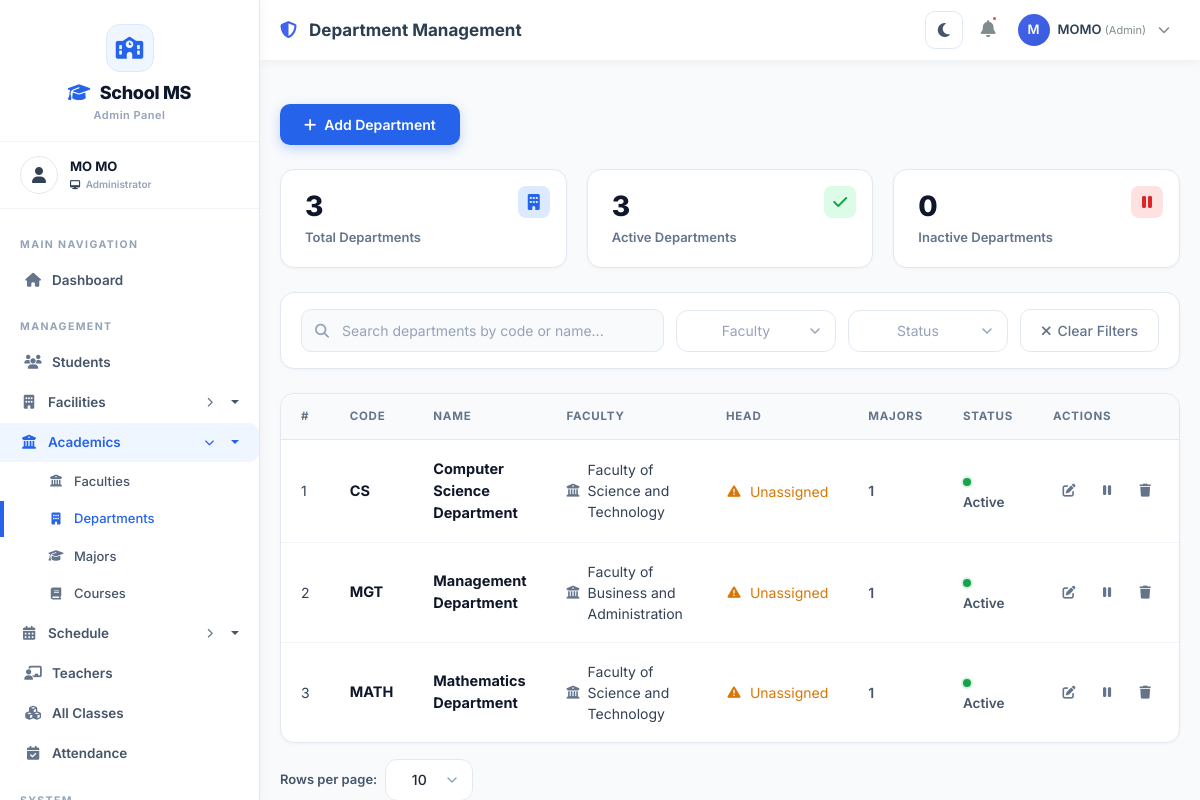
Page /courses/departments/ (signed in) on the committed database.
### accounts/models.py (models this page shows, shortened)
class User(AbstractUser):
    ROLE_CHOICES = [
        ('admin', 'Admin'),
        ('teacher', 'Teacher'),
        ('student', 'Student'),
    ]
    role = models.CharField(max_length=50, choices=ROLE_CHOICES, default='student')
    is_active = models.BooleanField(default=True)
    phone = models.CharField(max_length=15, blank=True, null=True)
    address = models.TextField(blank=True, null=True)
    profile_picture = models.ImageField(upload_to='profile_pics/', blank=True, null=True)
    date_joined = models.DateTimeField(auto_now_add=True)

### courses/models.py (models this page shows, shortened)
class Department(models.Model):
    name = models.CharField(max_length=200)
    code = models.CharField(max_length=20, unique=True)
    description = models.TextField(blank=True, null=True)
    faculty = models.ForeignKey(Faculty, on_delete=models.CASCADE, related_name='departments')
    head = models.ForeignKey(Teacher, on_delete=models.SET_NULL, null=True, blank=True, related_name='departments')
    is_active = models.BooleanField(default=True)
    created_at = models.DateTimeField(auto_now_add=True)
    updated_at = models.DateTimeField(auto_now=True)
    class Meta:
        ordering = ['name']

class Faculty(models.Model):
    name = models.CharField(max_length=200)
    code = models.CharField(max_length=20, unique=True)
    description = models.TextField(blank=True, null=True)
    dean = models.ForeignKey(Teacher, on_delete=models.SET_NULL, null=True, blank=True, related_name='faculties')
    is_active = models.BooleanField(default=True)
    created_at = models.DateTimeField(auto_now_add=True)
    updated_at = models.DateTimeField(auto_now=True)
    class Meta:
        verbose_name_plural = "Faculties"
        ordering = ['name']

### courses/views.py (the view, shortened to what this page needs)
# urls.py: path('departments/', views.department_list, name='department_list'),
@login_required
@admin_required
def department_list(request):
    departments = Department.objects.all()
    form = DepartmentSearchForm(request.GET or None)
    per_page = request.GET.get('per_page', '10')
    try:
        per_page = int(per_page)
    except (TypeError, ValueError):
        per_page = 10
    if per_page not in (5, 10, 20):
        per_page = 10
    paginator = Paginator(departments, per_page)
    page = request.GET.get('page')
    departments_page = paginator.get_page(page)
    context = {
        'departments': departments_page,
        'per_page': per_page,
        'form': form,
        'faculties': Faculty.objects.filter(is_active=True).order_by('name'),
        'total': Department.objects.count(),
        'active': Department.objects.filter(is_active=True).count(),
        'inactive': Department.objects.filter(is_active=False).count(),
    }
    return render(request, 'Backend/admin/department/department_list.html', context)

### templates/Backend/admin/department/department_list.html (shortened to what this page needs)
{% extends 'Backend/layouts/admin_layout.html' %}
{% load static %}
{% block page_title %}Department Management{% endblock %}
{% block content %}
<div class="page-header">
    <a href="{% url 'courses:department_add' %}" class="btn-add-class">
        <i class="fas fa-plus"></i> Add Department
    </a>
</div>
<div class="kpi-grid">
    <div class="kpi-card">
        <div class="kpi-badge blue">
            <i class="fas fa-building"></i>
        </div>
        <div class="kpi-number" id="totalCount">{{ total|default:0 }}</div>
        <div class="kpi-label">Total Departments</div>
    </div>
    <div class="kpi-card">
        <div class="kpi-badge green">
            <i class="fas fa-check"></i>
        </div>
        <div class="kpi-number" id="activeCount">{{ active|default:0 }}</div>
        <div class="kpi-label">Active Departments</div>
    </div>
    <div class="kpi-card">
        <div class="kpi-badge red">
            <i class="fas fa-pause"></i>
        </div>
        <div class="kpi-number" id="inactiveCount">{{ inactive|default:0 }}</div>
        <div class="kpi-label">Inactive Departments</div>
    </div>
</div>
<div class="filter-bar">
    <div class="search-wrapper">
        <i class="fas fa-search"></i>
        <input type="text" class="search-input" id="searchInput" placeholder="Search departments by code or name...">
    </div>
    <button class="btn-clear" id="clearFiltersBtn">
        <i class="fas fa-times"></i> Clear Filters
    </button>
</div>
<div class="table-container">
    <div class="table-responsive">
        <table class="data-table">
            <thead>
                <tr>
                    <th style="width: 50px;">#</th>
                    <th>Code</th>
                    <th>Name</th>
                    <th>Faculty</th>
                    <th>Head</th>
                    <th>Majors</th>
                    <th>Status</th>
                    <th style="width: 120px;">Actions</th>
                </tr>
            </thead>
            <tbody id="tableBody">
                {% for dept in departments %}
                <tr class="department-row" data-code="{{ dept.code|lower }}" data-name="{{ dept.name|lower }}"
                    data-faculty="{{ dept.faculty.id }}"
                    data-status="{% if dept.is_active %}active{% else %}inactive{% endif %}">
                    <td>{{ forloop.counter }}</td>
                    <td>
                        <span class="row-title">{{ dept.code }}</span>
                    </td>
                    <td>
                        <span class="row-title">{{ dept.name }}</span>
                    </td>
                    <td>
                        <span class="icon-text"><i class="fas fa-university"></i> {{ dept.faculty.name }}</span>
                    </td>
                    <td>
                        {% if dept.head %}
                        <span class="icon-text"><i class="fas fa-user"></i> {{ dept.head.get_full_name }}</span>
                        {% else %}
                        <span class="icon-text unassigned"><i class="fas fa-exclamation-triangle"></i> Unassigned</span>
                        {% endif %}
                    </td>
                    <td>
                        <span style="font-weight: 600; color: #475569;">{{ dept.majors.count }}</span>
                    </td>
                    <td>
                        <span class="status-text">
                            <span class="status-dot {% if dept.is_active %}active{% else %}inactive{% endif %}"></span>
                            {% if dept.is_active %}Active{% else %}Inactive{% endif %}
                        </span>
                    </td>
                    <td>
                        <div class="action-icons">
                            <a href="{% url 'courses:department_edit' dept.pk %}" class="action-icon edit" title="Edit" data-bs-toggle="tooltip">
                                <i class="fas fa-edit"></i>
                            </a>
                            <a href="{% url 'courses:department_toggle_status' dept.pk %}" class="action-icon toggle" title="Toggle Status" data-bs-toggle="tooltip" onclick="return confirm('Are you sure?')">
                                <i class="fas {% if dept.is_active %}fa-pause{% else %}fa-play{% endif %}"></i>
                            </a>
                            <a href="{% url 'courses:department_delete' dept.pk %}" class="action-icon delete" title="Delete" data-bs-toggle="tooltip" onclick="return confirm('Are you sure you want to delete this department?')">
                                <i class="fas fa-trash"></i>
                            </a>
                        </div>
                    </td>
                </tr>
                {% endfor %}
            </tbody>
        </table>
    </div>
</div>
<div class="per-page-selector">
    <label for="perPageSelect">Rows per page:</label>
</div>
{% endblock %}

### templates/Backend/layouts/admin_layout.html (shortened to what this page needs)
{% load static %}
<!DOCTYPE html>
<html lang="en">
<head>
    <link href="https://cdn.jsdelivr.net/npm/bootstrap@5.3.0/dist/css/bootstrap.min.css" rel="stylesheet">
    <link rel="stylesheet" href="https://cdnjs.cloudflare.com/ajax/libs/font-awesome/6.4.0/css/all.min.css">
    <link rel="stylesheet" href="{% static 'css/theme.css' %}?v=20260714e">
</head>
<body>
    <div class="sidebar" id="sidebar">
        <div class="sidebar-brand">
            <div class="brand-icon">
                <i class="fas fa-school"></i>
            </div>
            <h3><i class="fas fa-graduation-cap"></i> School MS</h3>
            <small>Admin Panel</small>
        </div>
        <div class="sidebar-user">
            <div class="avatar">
                <i class="fas fa-user"></i>
            </div>
            <div class="user-info">
                <div class="name">{{ user.get_full_name|default:user.username }}</div>
                <div class="role"><i class="fas fa-desktop"></i> Administrator</div>
            </div>
        </div>
        <div class="sidebar-menu-wrapper">
            <ul class="sidebar-menu">
                <li class="menu-header">MAIN NAVIGATION</li>
                <li>
                    <a href="{% url 'accounts:dashboard' %}"
                        class="menu-link {% if request.resolver_match.url_name == 'dashboard' %}active{% endif %}">
                        <i class="fas fa-home"></i> Dashboard
                    </a>
                </li>
                <li class="menu-header">MANAGEMENT</li>
                <li>
                    <a href="{% url 'students:student_list' %}"
                        class="menu-link {% if request.resolver_match.url_name == 'student_list' %}active{% endif %}">
                        <i class="fas fa-users"></i> Students
                    </a>
                </li>
                <li>
                    <button class="dropdown-toggle "
                        data-arrow-closed="fa-chevron-right" data-arrow-open="fa-chevron-down"
                        onclick="toggleDropdown(this)">
                        <i class="fas fa-building"></i> Facilities
                        <span class="arrow"><i class="fas fa-chevron-right arrow-icon"></i></span>
                    </button>
                </li>
                <li>
                    <button class="dropdown-toggle {% if request.resolver_match.url_name|slice:":8" == "faculty_" or request.resolver_match.url_name|slice:":11" == "department_" or request.resolver_match.url_name|slice:":6" == "major_" or request.resolver_match.url_name|slice:":7" == "course_" %}active{% endif %}"
                        data-arrow-closed="fa-chevron-right" data-arrow-open="fa-chevron-down"
                        onclick="toggleDropdown(this)">
                        <i class="fas fa-university"></i> Academics
                        <span class="arrow"><i class="fas fa-chevron-right arrow-icon"></i></span>
                    </button>
                    <ul class="dropdown-menu-custom {% if request.resolver_match.url_name|slice:":8" == "faculty_" or request.resolver_match.url_name|slice:":11" == "department_" or request.resolver_match.url_name|slice:":6" == "major_" or request.resolver_match.url_name|slice:":7" == "course_" %}show{% endif %}">
                        <li>
                            <a href="{% url 'courses:faculty_list' %}"
                                class="{% if request.resolver_match.url_name == 'faculty_list' %}active{% endif %}">
                                <i class="fas fa-university"></i> Faculties
                            </a>
                        </li>
                        <li>
                            <a href="{% url 'courses:department_list' %}"
                                class="{% if request.resolver_match.url_name == 'department_list' %}active{% endif %}">
                                <i class="fas fa-building"></i> Departments
                            </a>
                        </li>
                        <li>
                            <a href="{% url 'courses:major_list' %}"
                                class="{% if request.resolver_match.url_name == 'major_list' %}active{% endif %}">
                                <i class="fas fa-graduation-cap"></i> Majors
                            </a>
                        </li>
                        <li>
                            <a href="{% url 'courses:course_list' %}"
                                class="{% if request.resolver_match.url_name == 'course_list' %}active{% endif %}">
                                <i class="fas fa-book"></i> Courses
                            </a>
                        </li>
                    </ul>
                </li>
                <li>
                    <button class="dropdown-toggle {% if request.resolver_match.url_name|slice:":5" == "term_" or request.resolver_match.url_name|slice:":9" == "timeslot_" %}active{% endif %}"
                        data-arrow-closed="fa-chevron-right" data-arrow-open="fa-chevron-down"
                        onclick="toggleDropdown(this)">
                        <i class="fas fa-calendar-alt"></i> Schedule
                        <span class="arrow"><i class="fas fa-chevron-right arrow-icon"></i></span>
                    </button>
                </li>
                <li>
                    <a href="{% url 'teachers:teacher_list' %}"
                        class="menu-link {% if request.resolver_match.url_name|slice:":8" == "teacher_" %}active{% endif %}">
                        <i class="fas fa-chalkboard-teacher"></i> Teachers
                    </a>
                </li>
                <li>
                    <a href="{% url 'classes:class_list' %}"
                        class="menu-link {% if request.resolver_match.url_name == 'class_list' %}active{% endif %}">
                        <i class="fas fa-cubes"></i> All Classes
                    </a>
                </li>
                <li>
                    <a href="{% url 'attendance:admin_attendance_list' %}"
                        class="menu-link {% if request.resolver_match.url_name|slice:":10" == "attendance_" %}active{% endif %}">
                        <i class="fas fa-calendar-check"></i> Attendance
                    </a>
                </li>
                <li class="menu-header">SYSTEM</li>
            </ul>
        </div>
    </div>
    <div class="main-content" id="mainContent">
        <div class="top-nav">
            <div class="left-section">
                <h4 class="page-title">
                    <i class="fas fa-shield-alt me-2" style="color: #4263eb;"></i>
                    {% block page_title %}Admin Dashboard{% endblock %}
                </h4>
            </div>
            <div class="right-section">
                <button id="themeToggle" class="theme-toggle-btn" type="button" data-bs-toggle="tooltip" title="Toggle dark / light theme">
                    <i class="fas fa-moon"></i>
                </button>
                <button class="notification-btn" data-bs-toggle="tooltip" title="Notifications">
                    <i class="fas fa-bell"></i>
                    <span class="badge-dot"></span>
                </button>
                <div class="dropdown user-dropdown">
                    <a class="user-info-display" data-bs-toggle="dropdown" aria-expanded="false">
                        <div class="user-avatar">
                            {{ user.username|make_list|first|upper }}
                        </div>
                        <div class="user-name">
                            {{ user.username }}
                            <small>(Admin)</small>
                        </div>
                        <i class="fas fa-chevron-down ms-1" style="font-size: 12px; color: #7f8c8d;"></i>
                    </a>
                </div>
            </div>
        </div>
        <div class="content-area">
            {% block content %}{% endblock %}
        </div>
    </div>
</body>
</html>

### rows in the picture
User: get_full_name "MO MO", username|make_list "M", username "MOMO"
Department: code "CS", name "Computer Science Department", faculty.name "Faculty of Science and Technology", shows "Unassigned", majors.count "1", is_active True (drawn)
Department: code "MGT", name "Management Department", faculty.name "Faculty of Business and Administration", shows "Unassigned", majors.count "1", is_active True (drawn)
Department: code "MATH", name "Mathematics Department", faculty.name "Faculty of Science and Technology", shows "Unassigned", majors.count "1", is_active True (drawn)

### other values in the picture
{{ total|default:0 }} "3"
{{ active|default:0 }} "3"
{{ inactive|default:0 }} "0"
